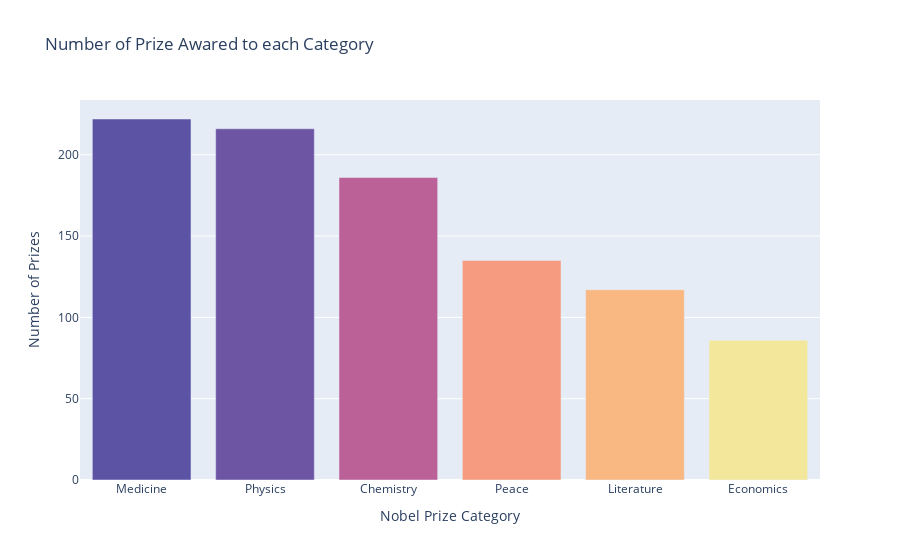

The code cell stored with this chart in its notebook:
### Code cell
category_bar = px.bar(

    x = per_category_count.index,
    y = per_category_count.values,
    color = per_category_count.values,
    color_continuous_scale = 'Sunset',
    title = 'Number of Prize Awared to each Category'
       )

category_bar.update_layout(xaxis_title = ' Nobel Prize Category',
                           yaxis_title = 'Number of Prizes',
                            coloraxis_showscale=False,
                          )

category_bar.show()

### Figure 1 — Plotly figure (JSON) as saved in the notebook; plotly's stock layout.template omitted (floating-point values rounded to 4 significant figures)
{"data": [{"alignmentgroup": "True", "hovertemplate": "x=%{x}<br>y=%{y}<br>color=%{marker.color}<extra></extra>", "legendgroup": "", "marker": {"color": [222, 216, 186, 135, 117, 86], "coloraxis": "coloraxis", "pattern": {"shape": ""}}, "name": "", "offsetgroup": "", "orientation": "v", "showlegend": false, "textposition": "auto", "type": "bar", "x": ["Medicine", "Physics", "Chemistry", "Peace", "Literature", "Economics"], "xaxis": "x", "y": [222, 216, 186, 135, 117, 86], "yaxis": "y"}], "layout": {"barmode": "relative", "coloraxis": {"colorbar": {"title": {"text": "color"}}, "colorscale": [[0, "rgb(243, 231, 155)"], [0.1667, "rgb(250, 196, 132)"], [0.3333, "rgb(248, 160, 126)"], [0.5, "rgb(235, 127, 134)"], [0.6667, "rgb(206, 102, 147)"], [0.8333, "rgb(160, 89, 160)"], [1, "rgb(92, 83, 165)"]], "showscale": false}, "legend": {"tracegroupgap": 0}, "title": {"text": "Number of Prize Awared to each Category"}, "xaxis": {"anchor": "y", "domain": [0, 1], "title": {"text": " Nobel Prize Category"}}, "yaxis": {"anchor": "x", "domain": [0, 1], "title": {"text": "Number of Prizes"}}}}
